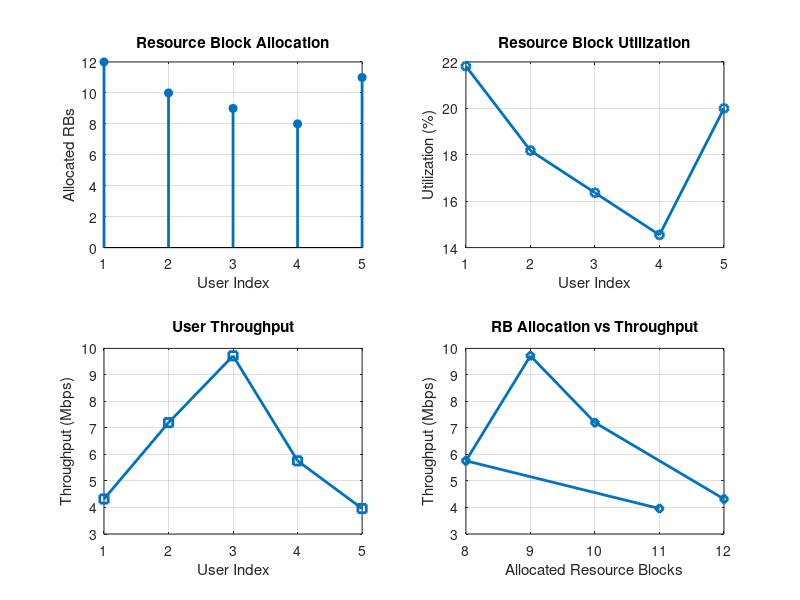

MATLAB code for this plot: (Note: this script raises an error after producing the figure.)
clc;
clear;
close all;

%% ==========================================
% COMBINED OFDMA SIMULATION
% Objective 1 + Objective 2 + Objective 3
%% ==========================================

%% System Parameters

bandwidth = 10e6;          % Total System Bandwidth (10 MHz)
rb_bw = 180e3;             % Bandwidth per Resource Block (180 kHz)

% Total Resource Blocks
total_RB = floor(bandwidth/rb_bw);

% Users
users = 1:5;

%% ==========================================
% Objective 1: Resource Block Allocation
%% ==========================================

% Example Resource Block Allocation
alloc_RB = [12 10 9 8 11];

%% ==========================================
% Objective 2: Resource Block Utilization
%% ==========================================

utilization = (alloc_RB/total_RB)*100;

%% ==========================================
% Objective 3: Throughput Calculation
%% ==========================================

% Spectral Efficiency (bits/symbol)
mod_eff = [2 4 6 4 2];      % QPSK,16-QAM,64-QAM

% Throughput (Mbps)
throughput = (alloc_RB .* rb_bw .* mod_eff)/1e6;

%% ==========================================
% Combined Output Figure
%% ==========================================

figure('Name','OFDMA Performance Analysis');

%---------------------------------------------
% Graph 1 : Resource Block Allocation
%---------------------------------------------
subplot(2,2,1)

stem(users,alloc_RB,'filled','LineWidth',2)
title('Resource Block Allocation')
xlabel('User Index')
ylabel('Allocated RBs')
grid on

%---------------------------------------------
% Graph 2 : Resource Block Utilization
%---------------------------------------------
subplot(2,2,2)

plot(users,utilization,'-o','LineWidth',2)
title('Resource Block Utilization')
xlabel('User Index')
ylabel('Utilization (%)')
grid on

%---------------------------------------------
% Graph 3 : User Throughput
%---------------------------------------------
subplot(2,2,3)

plot(users,throughput,'-s','LineWidth',2)
title('User Throughput')
xlabel('User Index')
ylabel('Throughput (Mbps)')
grid on

%---------------------------------------------
% Graph 4 : RB vs Throughput
%---------------------------------------------
subplot(2,2,4)

plot(alloc_RB,throughput,'-d','LineWidth',2)
title('RB Allocation vs Throughput')
xlabel('Allocated Resource Blocks')
ylabel('Throughput (Mbps)')
grid on

%% ==========================================
% Display Results
%% ==========================================

disp('=========================================')
disp('        OFDMA SIMULATION SUMMARY')
disp('=========================================')

fprintf('System Bandwidth      : %.0f MHz\n',bandwidth/1e6);
fprintf('Bandwidth per RB      : %.0f kHz\n',rb_bw/1e3);
fprintf('Total Resource Blocks : %d\n\n',total_RB);

Results = table(users',alloc_RB',utilization',throughput',...
    'VariableNames',{'User','Allocated_RB','Utilization_Percent','Throughput_Mbps'});

disp(Results)

disp('=========================================')
disp('Simulation Completed Successfully')
disp('=========================================')
